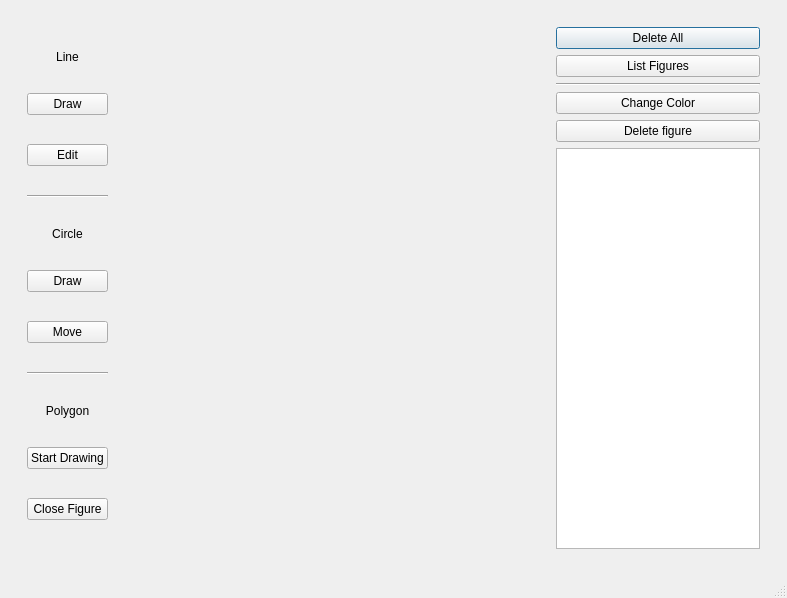
<?xml version="1.0" encoding="UTF-8"?>
<ui version="4.0">
 <class>MainWindow</class>
 <widget class="QMainWindow" name="MainWindow">
  <property name="geometry">
   <rect>
    <x>0</x>
    <y>0</y>
    <width>787</width>
    <height>598</height>
   </rect>
  </property>
  <property name="windowTitle">
   <string>MainWindow</string>
  </property>
  <widget class="QWidget" name="centralwidget">
   <property name="sizePolicy">
    <sizepolicy hsizetype="Expanding" vsizetype="Expanding">
     <horstretch>0</horstretch>
     <verstretch>0</verstretch>
    </sizepolicy>
   </property>
   <layout class="QGridLayout" name="gridLayout" columnstretch="0">
    <item row="0" column="0">
     <widget class="QFrame" name="horizontalFrame">
      <property name="sizePolicy">
       <sizepolicy hsizetype="Expanding" vsizetype="Expanding">
        <horstretch>0</horstretch>
        <verstretch>0</verstretch>
       </sizepolicy>
      </property>
      <layout class="QGridLayout" name="gridLayout_3">
       <item row="0" column="0">
        <widget class="QFrame" name="verticalFrame">
         <layout class="QVBoxLayout" name="verticalLayout_2">
          <property name="sizeConstraint">
           <enum>QLayout::SetDefaultConstraint</enum>
          </property>
          <item>
           <widget class="QLabel" name="label_3">
            <property name="sizePolicy">
             <sizepolicy hsizetype="Minimum" vsizetype="Fixed">
              <horstretch>0</horstretch>
              <verstretch>0</verstretch>
             </sizepolicy>
            </property>
            <property name="text">
             <string>Line</string>
            </property>
            <property name="alignment">
             <set>Qt::AlignCenter</set>
            </property>
           </widget>
          </item>
          <item>
           <widget class="QPushButton" name="drawLineButton">
            <property name="text">
             <string>Draw</string>
            </property>
           </widget>
          </item>
          <item>
           <widget class="QPushButton" name="editLineButton">
            <property name="text">
             <string>Edit</string>
            </property>
           </widget>
          </item>
          <item>
           <widget class="Line" name="line_2">
            <property name="orientation">
             <enum>Qt::Horizontal</enum>
            </property>
           </widget>
          </item>
          <item>
           <widget class="QLabel" name="label_2">
            <property name="sizePolicy">
             <sizepolicy hsizetype="Minimum" vsizetype="Fixed">
              <horstretch>0</horstretch>
              <verstretch>0</verstretch>
             </sizepolicy>
            </property>
            <property name="text">
             <string>Circle</string>
            </property>
            <property name="alignment">
             <set>Qt::AlignCenter</set>
            </property>
           </widget>
          </item>
          <item>
           <widget class="QPushButton" name="drawCircleButton">
            <property name="text">
             <string>Draw</string>
            </property>
           </widget>
          </item>
          <item>
           <widget class="QPushButton" name="moveCircleButton">
            <property name="text">
             <string>Move</string>
            </property>
           </widget>
          </item>
          <item>
           <widget class="Line" name="line_3">
            <property name="orientation">
             <enum>Qt::Horizontal</enum>
            </property>
           </widget>
          </item>
          <item>
           <widget class="QLabel" name="label">
            <property name="sizePolicy">
             <sizepolicy hsizetype="Minimum" vsizetype="Fixed">
              <horstretch>0</horstretch>
              <verstretch>0</verstretch>
             </sizepolicy>
            </property>
            <property name="text">
             <string>Polygon</string>
            </property>
            <property name="alignment">
             <set>Qt::AlignCenter</set>
            </property>
           </widget>
          </item>
          <item>
           <widget class="QPushButton" name="drawPolygonButton">
            <property name="text">
             <string>Start Drawing</string>
            </property>
           </widget>
          </item>
          <item>
           <widget class="QPushButton" name="endDrawingPolygonButton">
            <property name="text">
             <string>Close Figure</string>
            </property>
           </widget>
          </item>
         </layout>
        </widget>
       </item>
       <item row="0" column="1">
        <widget class="QFrame" name="verticalFramePaint">
         <property name="sizePolicy">
          <sizepolicy hsizetype="Preferred" vsizetype="Preferred">
           <horstretch>0</horstretch>
           <verstretch>0</verstretch>
          </sizepolicy>
         </property>
         <layout class="QGridLayout" name="gridLayout_2">
          <item row="0" column="0">
           <widget class="QWidget" name="paintArea" native="true">
            <property name="sizePolicy">
             <sizepolicy hsizetype="Expanding" vsizetype="Expanding">
              <horstretch>0</horstretch>
              <verstretch>0</verstretch>
             </sizepolicy>
            </property>
            <property name="minimumSize">
             <size>
              <width>400</width>
              <height>400</height>
             </size>
            </property>
           </widget>
          </item>
         </layout>
        </widget>
       </item>
       <item row="0" column="2">
        <widget class="QFrame" name="verticalFrame">
         <layout class="QVBoxLayout" name="verticalLayout_3">
          <item>
           <widget class="QPushButton" name="deleteAllButton">
            <property name="text">
             <string>Delete All</string>
            </property>
            <property name="default">
             <bool>true</bool>
            </property>
           </widget>
          </item>
          <item>
           <widget class="QPushButton" name="listFiguresButton">
            <property name="text">
             <string>List Figures</string>
            </property>
           </widget>
          </item>
          <item>
           <widget class="Line" name="line">
            <property name="orientation">
             <enum>Qt::Horizontal</enum>
            </property>
           </widget>
          </item>
          <item>
           <widget class="QPushButton" name="changeColorButton">
            <property name="text">
             <string>Change Color</string>
            </property>
           </widget>
          </item>
          <item>
           <widget class="QPushButton" name="deleteFigureButton">
            <property name="text">
             <string>Delete figure</string>
            </property>
           </widget>
          </item>
          <item>
           <widget class="QListWidget" name="listWidget"/>
          </item>
         </layout>
        </widget>
       </item>
      </layout>
     </widget>
    </item>
   </layout>
  </widget>
  <widget class="QMenuBar" name="menubar">
   <property name="geometry">
    <rect>
     <x>0</x>
     <y>0</y>
     <width>787</width>
     <height>22</height>
    </rect>
   </property>
  </widget>
  <widget class="QStatusBar" name="statusbar"/>
 </widget>
 <resources/>
 <connections/>
</ui>
